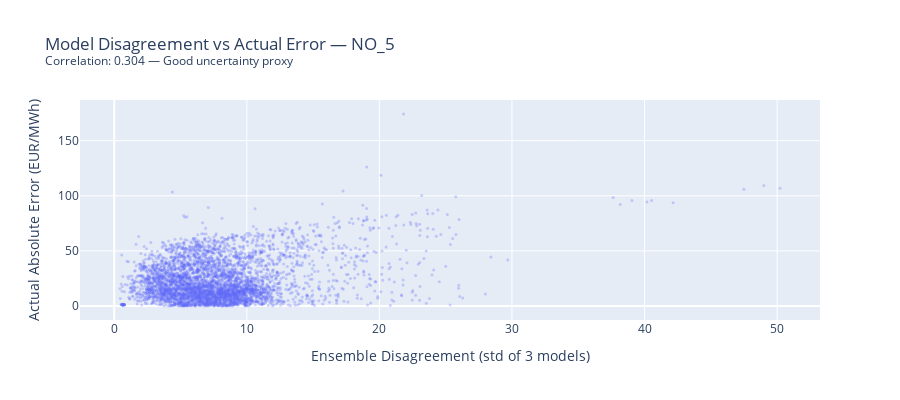

Write notebook code for a chart like this one.
### Code cell
# 3-model ensemble disagreement as uncertainty proxy
df_train_z = zone_data[INSIGHT_ZONE].loc[:TRAIN_END]
df_val_z = zone_data[INSIGHT_ZONE].loc[TRAIN_END:VAL_END].iloc[1:]

X_tr, y_tr = prepare_ml_features(df_train_z, target_col=TARGET)
X_vl, y_vl = prepare_ml_features(df_val_z, target_col=TARGET)

ensemble_info = train_ensemble(X_tr, y_tr, X_vl, y_vl)

# Model disagreement = std of individual predictions
preds_df = pd.DataFrame(ensemble_info["predictions"])
disagreement = preds_df.std(axis=1)
actual_error = (y_vl - ensemble_info["ensemble_pred"]).abs()

# Correlation between disagreement and actual error
corr = disagreement.corr(actual_error)
print(f"Correlation between model disagreement and actual error: {corr:.3f}")

# Scatter: disagreement vs error
fig = go.Figure()
fig.add_trace(go.Scatter(
    x=disagreement.values, y=actual_error.values,
    mode="markers", marker=dict(size=3, opacity=0.3, color="#636EFA"),
))
fig.update_layout(
    title=f"Model Disagreement vs Actual Error \u2014 {INSIGHT_ZONE}<br>"
          f"<sup>Correlation: {corr:.3f} \u2014 {'Good' if corr > 0.3 else 'Weak'} uncertainty proxy</sup>",
    xaxis_title="Ensemble Disagreement (std of 3 models)",
    yaxis_title="Actual Absolute Error (EUR/MWh)",
    height=400,
)
fig.show()

# When disagreement is high (top 10%), what's the error?
high_disagree = disagreement.nlargest(int(len(disagreement) * 0.1))
low_disagree = disagreement.nsmallest(int(len(disagreement) * 0.5))
print(f"\nHigh-disagreement hours (top 10%): mean error = {actual_error.loc[high_disagree.index].mean():.2f} EUR/MWh")
print(f"Low-disagreement hours (bottom 50%): mean error = {actual_error.loc[low_disagree.index].mean():.2f} EUR/MWh")

### Figure 1 — Plotly figure (JSON) as saved in the notebook; plotly's stock layout.template omitted (floating-point values rounded to 4 significant figures; data arrays with more than 128 entries replaced by an {"elided": "..."} marker saying what was removed)
{"data": [{"marker": {"color": "#636EFA", "opacity": 0.3, "size": 3}, "mode": "markers", "type": "scatter", "x": {"elided": "4366 float values"}, "y": {"elided": "4366 float values"}}], "layout": {"height": 400, "title": {"text": "Model Disagreement vs Actual Error — NO_5<br><sup>Correlation: 0.304 — Good uncertainty proxy</sup>"}, "xaxis": {"title": {"text": "Ensemble Disagreement (std of 3 models)"}}, "yaxis": {"title": {"text": "Actual Absolute Error (EUR/MWh)"}}}}
